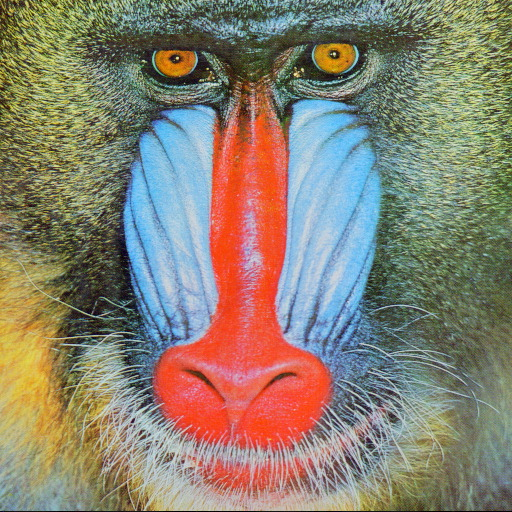
#> input picture images/baboon.jpg, 512 x 512 px, found by its file name
$ jupyter execute filtros1.ipynb
#> lines starting #> are read from the running program, lines starting #| are printed output that depends on the picture
[cell 1]
import cv2 as cv
import numpy as np
from matplotlib import pyplot as plt

[cell 2]
img = cv.imread("/Users/miguelcamargorojas/Documents/UP/PDI - Ene-may24/images/baboon.jpg", 0)
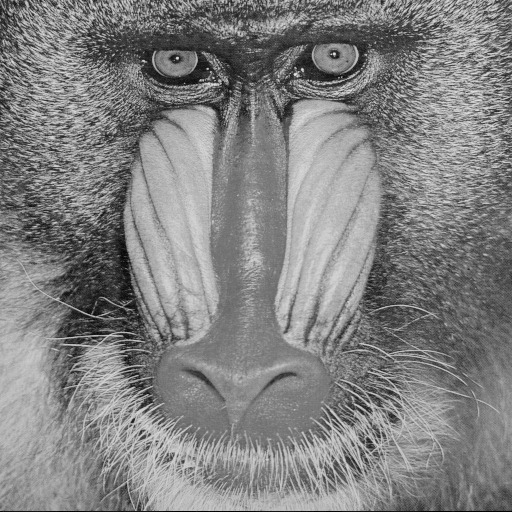
#> img: shape (512, 512); min 0, max 234, mean 129.7

[cell 3]
plt.imshow(img, 'gray')
plt.show()

[cell 4]
kernel3x3 = 1/9 * np.array((
            (1, 1, 1),
            (1, 1, 1),
            (1, 1, 1)
            )
        )

[cell 5]
kernel3x3

[cell 6]
def generate_kernel(size):
    return 1/size**2 * np.ones((size, size))

[cell 7]
generate_kernel(7)

[cell 8]
img_filtrada1 = cv.filter2D(img, -1, generate_kernel(5))
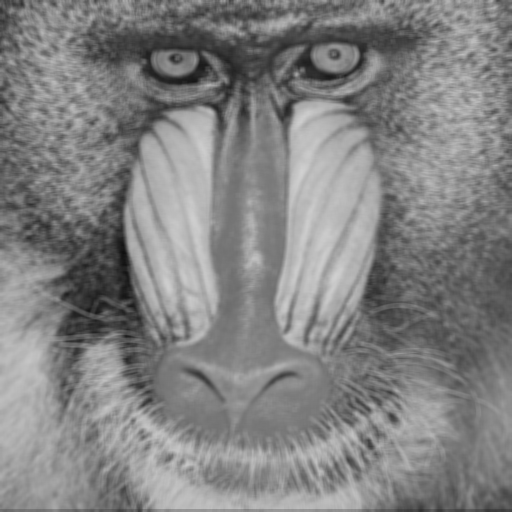
#> img_filtrada1: shape (512, 512); min 14, max 209, mean 129.8
plt.imshow(img_filtrada1, 'gray')
plt.show()

[cell 9]
plt.imshow(np.hstack((img, img_filtrada1)), 'gray')
plt.show()
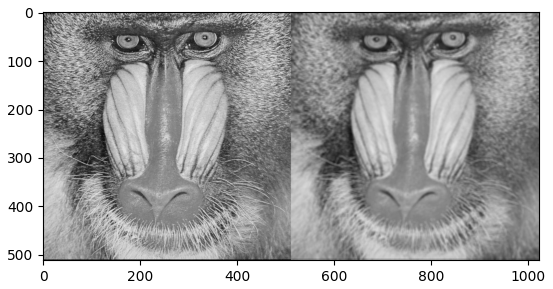
#> figure drawn by matplotlib, 1 panel
